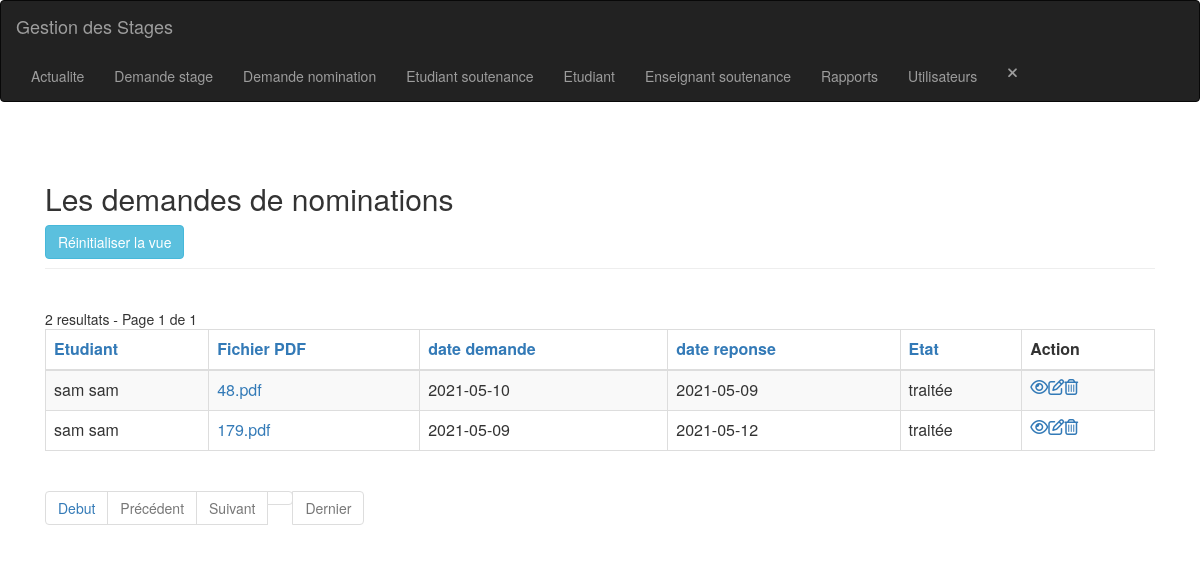
The app's page /demande_nomination-index.php (signed in) with its own data.
### tables this page shows
CREATE TABLE IF NOT EXISTS `demande_nomination` (
  `id` int(11) NOT NULL AUTO_INCREMENT,
  `id_etudiant` int(11) NOT NULL,
  `nom_pdf` varchar(250) NOT NULL,
  `date_demande` varchar(15) NOT NULL,
  `date_reponse` varchar(15) NOT NULL,
  `etat` int(11) NOT NULL,
  PRIMARY KEY (`id`),
  KEY `demande_nomination_ibfk_1` (`id_etudiant`)
);

CREATE TABLE IF NOT EXISTS `utilisateur` (
  `id` int(11) NOT NULL AUTO_INCREMENT,
  `nom` varchar(30) NOT NULL,
  `prenom` varchar(30) NOT NULL,
  `tel` int(30) NOT NULL,
  `email` varchar(50) NOT NULL,
  `adresse` varchar(50) NOT NULL,
  `cin` varchar(10) NOT NULL,
  `login` varchar(30) NOT NULL,
  `pwd` varchar(30) NOT NULL,
  `approuver` int(11) NOT NULL,
  `type` int(11) NOT NULL,
  PRIMARY KEY (`id`),
  UNIQUE KEY `login` (`login`)
);

### config.php (called while the page is built, shortened)
<?php
$no_of_records_per_page = 8;

### function.php (called while the page is built)
<?php
function getEtudiantName($link, $id)
{
    $nom = '';
    $sql = "SELECT nom,prenom FROM utilisateur WHERE id = $id";
    if ($stmt = mysqli_prepare($link, $sql)) {
        if (mysqli_stmt_execute($stmt)) {
            $result = mysqli_stmt_get_result($stmt);
            if (mysqli_num_rows($result) == 1) {
                $row = mysqli_fetch_array($result, MYSQLI_ASSOC);
                $nom = $row["nom"] . ' ' . $row["prenom"];
            }
        }
    }
    return $nom;
}
function getEtat($etat)
{
    if ($etat) {
        return 'traitée';
    } else {
        return 'non traitée';
    }
}

### demande_nomination-index.php (the view, shortened to what this page needs)
<?php
include_once('header.php');
include_once('navbar.php');
include_once('function.php');
?>
<section class="pt-5">
    <div class="container-fluid">
        <div class="row">
            <div class="col-md-12">
                <div class="page-header clearfix">
                    <h2 class="float-left">Les demandes de nominations</h2>
                    <a href="demande_nomination-index.php" class="btn btn-info float-right mr-2">Réinitialiser la vue</a>
                </div>
                <br>
                <?php
                require_once "config.php";
                require_once "helpers.php";
                $domain     = $_SERVER['HTTP_HOST'];
                $script   = $_SERVER['SCRIPT_NAME'];
                $parameters   = $_SERVER['QUERY_STRING'];
                $protocol = strpos(strtolower($_SERVER['SERVER_PROTOCOL']), 'https')
                    === FALSE ? 'http' : 'https';
                $currenturl = $protocol . '://' . $domain . $script . '?' . $parameters;
                if (isset($_GET['pageno'])) {
                    $pageno = $_GET['pageno'];
                } else {
                    $pageno = 1;
                }
                $offset = ($pageno - 1) * $no_of_records_per_page;
                if ($_SESSION['users']['type'] == 1) {
                    $total_pages_sql = "SELECT COUNT(*) FROM demande_nomination where id_etudiant=" . $_SESSION['users']['id'];
                } else {
                    $total_pages_sql = "SELECT COUNT(*) FROM demande_nomination";
                }
                $result = mysqli_query($link, $total_pages_sql);
                $total_rows = mysqli_fetch_array($result)[0];
                $total_pages = ceil($total_rows / $no_of_records_per_page);
                $order = 'id';
                $sort = 'desc';
                if ($_SESSION['users']['type'] == 1) {
                    $sql = "SELECT * FROM demande_nomination  where id_etudiant='" . $_SESSION['users']['id'] . "' ORDER BY $order $sort LIMIT $offset, $no_of_records_per_page";
                    $count_pages = "SELECT * FROM demande_nomination where id_etudiant=" . $_SESSION['users']['id'];
                } else {
                    $sql = "SELECT * FROM demande_nomination ORDER BY $order $sort LIMIT $offset, $no_of_records_per_page";
                    $count_pages = "SELECT * FROM demande_nomination";
                }
                if ($result = mysqli_query($link, $sql)) {
                    if (mysqli_num_rows($result) > 0) {
                        if ($result_count = mysqli_query($link, $count_pages)) {
                            $total_pages = ceil(mysqli_num_rows($result_count) / $no_of_records_per_page);
                        }
                        $number_of_results = mysqli_num_rows($result_count);
                        echo " " . $number_of_results . " resultats - Page " . $pageno . " de " . $total_pages;
                        echo "<table class='table table-bordered table-striped'>";
                        echo "<thead>";
                        echo "<tr>";
                        echo "<th><a href=?sort=&order=id_etudiant&sort=$sort>Etudiant</th>";
                        echo "<th><a href=?sort=&order=nom_pdf&sort=$sort>Fichier PDF</th>";
                        echo "<th><a href=?sort=&order=date_demande&sort=$sort>date demande</th>";
                        echo "<th><a href=?sort=&order=date_reponse&sort=$sort>date reponse</th>";
                        echo "<th><a href=?sort=&order=etat&sort=$sort>Etat</th>";
                        echo "<th>Action</th>";
                        echo "</tr>";
                        echo "</thead>";
                        echo "<tbody>";
                        while ($row = mysqli_fetch_array($result)) {
                            echo "<tr>";
                            echo "<td>" . getEtudiantName($link, $row['id_etudiant']) . "</td>";
                            echo "<td><a href='/stages_/stages/nominations/" . $row['nom_pdf'] . "'>" . $row['nom_pdf'] . "</a></td>";
                            echo "<td>" . $row['date_demande'] . "</td>";
                            echo "<td>" . $row['date_reponse'] . "</td>";
                            echo "<td>" . getEtat($row['etat']) . "</td>";
                            echo "<td>";
                            echo "<a href='demande_nomination-read.php?id=" . $row['id'] . "' title='Afficher enregistrement' data-toggle='tooltip'><i class='far fa-eye'></i></a>";
                            if ($_SESSION['users']['type'] == 3) {
                                echo "<a href='demande_nomination-update.php?id=" . $row['id'] . "' title='Mettre à jour enregistrement' data-toggle='tooltip'><i class='far fa-edit'></i></a>";
                                echo "<a href='demande_nomination-delete.php?id=" . $row['id'] . "' title='Supprimer enregistrement' data-toggle='tooltip'><i class='far fa-trash-alt'></i></a>";
                            }
                            echo "</td>";
                            echo "</tr>";
                        }
                        echo "</tbody>";
                        echo "</table>";
                ?>
                        <ul class="pagination" align-right>
                            <?php
                            $new_url = preg_replace('/&?pageno=[^&]*/', '', $currenturl);
                            ?>
                            <li class="page-item"><a class="page-link" href="<?php echo $new_url . '&pageno=1' ?>">Debut</a></li>
                            <li class="page-item <?php if ($pageno <= 1) {
                                                        echo 'disabled';
                                                    } ?>">
                                <a class="page-link" href="<?php if ($pageno <= 1) {
                                                                echo '#';
                                                            } else {
                                                                echo $new_url . "&pageno=" . ($pageno - 1);
                                                            } ?>">Précédent</a>
                            </li>
                            <li class="page-item <?php if ($pageno >= $total_pages) {
                                                        echo 'disabled';
                                                    } ?>">
                                <a class="page-link" href="<?php if ($pageno >= $total_pages) {
                                                                echo '#';
                                                            } else {
                                                                echo $new_url . "&pageno=" . ($pageno + 1);
                                                            } ?>">Suivant</a>
                            </li>
                            <li class="page-item <?php if ($pageno >= $total_pages) {
                                                        echo 'disabled';
                                                    } ?>">
                                <a class="page-item"><a class="page-link" href="<?php echo $new_url . '&pageno=' . $total_pages; ?>">Dernier</a>
                            </li>
                        </ul>
                <?php
                    } else {
                        echo "<p class='lead'><em>Aucun enregistrement n'a été trouvé.</em></p>";
                    }
                } else {
                    echo "ERROR: Could not able to execute $sql. " . mysqli_error($link);
                }
                ?>
            </div>
        </div>
    </div>
</section>
<?php
include_once('footer.php');
?>
</body>
</html>

### records on screen
demande_nomination: id_etudiant.prenom "sam sam", nom_pdf "48.pdf", date_demande "2021-05-10", date_reponse "2021-05-09", etat "traitée"
demande_nomination: id_etudiant.prenom "sam sam", nom_pdf "179.pdf", date_demande "2021-05-09", date_reponse "2021-05-12", etat "traitée"

### other values on screen
$number_of_results "2"
$pageno "1"
$total_pages "1"
